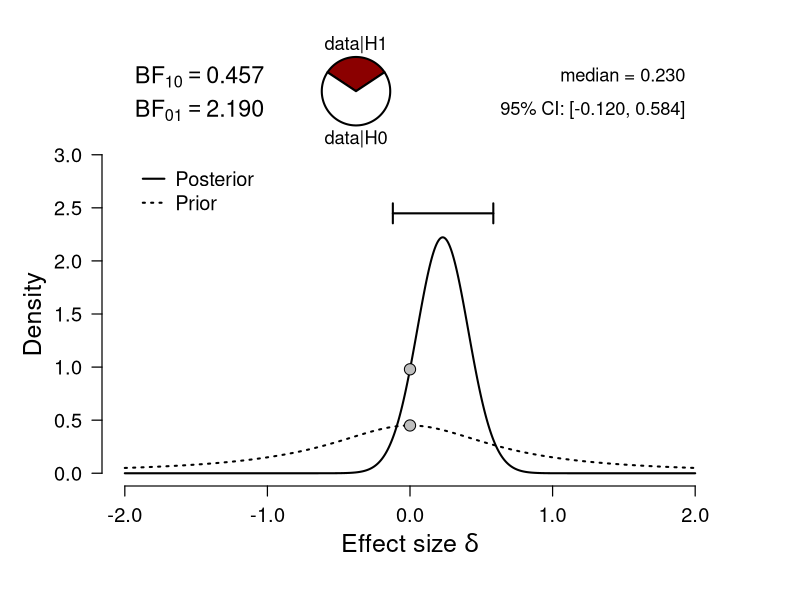

The R source for this figure:
library(plotrix)

.likelihoodShiftedT <- function(par, data) {
    
    -sum(log(dt((data - par[1])/par[2], par[3])/par[2]))
    
}

.dposteriorShiftedT <- function(x, parameters, oneSided) {
    
    # function that returns the posterior density
    
    if (oneSided == FALSE) {
        
        dt((x - parameters[1])/parameters[2], parameters[3])/parameters[2]
        
    } else if (oneSided == "right") {
        
        ifelse(x >= 0, (dt((x - parameters[1])/parameters[2], parameters[3])/parameters[2])/pt((0 - 
            parameters[1])/parameters[2], parameters[3], lower.tail = FALSE), 
            0)
        
    } else if (oneSided == "left") {
        
        ifelse(x <= 0, (dt((x - parameters[1])/parameters[2], parameters[3])/parameters[2])/pt((0 - 
            parameters[1])/parameters[2], parameters[3], lower.tail = TRUE), 
            0)
        
    }
    
}

.dprior <- function(x, r, oneSided = oneSided) {
    
    # function that returns the prior density
    
    if (oneSided == "right") {
        
        y <- ifelse(x < 0, 0, 2/(pi * r * (1 + (x/r)^2)))
        return(y)
    }
    
    if (oneSided == "left") {
        
        y <- ifelse(x > 0, 0, 2/(pi * r * (1 + (x/r)^2)))
        return(y)
    } else {
        
        return(1/(pi * r * (1 + (x/r)^2)))
    }
}

.plotPosterior.ttest <- function(x = NULL, y = NULL, paired = FALSE, oneSided = FALSE, 
    BF, BFH1H0 = TRUE, iterations = 10000, rscale = "medium", lwd = 2, 
    cexPoints = 1.5, cexAxis = 1.2, cexYlab = 1.5, cexXlab = 1.5, cexTextBF = 1.4, 
    cexCI = 1.1, cexLegend = 1.2, lwdAxis = 1.2, addInformation = TRUE, 
    dontPlotData = FALSE) {
    
    if (addInformation) {
        
        par(mar = c(5.6, 5, 7, 4) + 0.1, las = 1)
        
    } else {
        
        par(mar = c(5.6, 5, 4, 4) + 0.1, las = 1)
    }
    
    if (dontPlotData) {
        
        plot(1, type = "n", xlim = 0:1, ylim = 0:1, bty = "n", axes = FALSE, 
            xlab = "", ylab = "")
        
        axis(1, at = 0:1, labels = FALSE, cex.axis = cexAxis, lwd = lwdAxis, 
            xlab = "")
        axis(2, at = 0:1, labels = FALSE, cex.axis = cexAxis, lwd = lwdAxis, 
            ylab = "")
        
        mtext(text = "Density", side = 2, las = 0, cex = cexYlab, line = 3.25)
        mtext(expression(paste("Effect size", ~delta)), side = 1, cex = cexXlab, 
            line = 2.5)
        
        return()
    }
    
    if (rscale == "medium") {
        r <- sqrt(2)/2
    }
    if (rscale == "wide") {
        r <- 1
    }
    if (rscale == "ultrawide") {
        r <- sqrt(2)
    }
    if (mode(rscale) == "numeric") {
        r <- rscale
    }
    
    if (oneSided == FALSE) {
        nullInterval <- NULL
    }
    if (oneSided == "right") {
        nullInterval <- c(0, Inf)
    }
    if (oneSided == "left") {
        nullInterval <- c(-Inf, 0)
    }
    
    # sample from delta posterior
    samples <- BayesFactor::ttestBF(x = x, y = y, paired = paired, posterior = TRUE, 
        iterations = iterations, rscale = r)
    
    delta <- samples[, "delta"]
    
    # fit shifted t distribution
    if (is.null(y)) {
        
        deltaHat <- mean(x)/sd(x)
        N <- length(x)
        df <- N - 1
        sigmaStart <- 1/N
        
    } else if (paired) {
        
        deltaHat <- mean(x - y)/sd(x - y)
        N <- length(x)
        df <- N - 1
        sigmaStart <- 1/N
        
    } else if (!is.null(y) && !paired) {
        
        N1 <- length(x)
        N2 <- length(y)
        sdPooled <- sqrt(((N1 - 1) * var(x) + (N2 - 1) * var(y))/(N1 + 
            N2))
        deltaHat <- (mean(x) - mean(y))/sdPooled
        df <- N1 + N2 - 2
        sigmaStart <- sqrt(N1 * N2/(N1 + N2))
    }
    
    if (sigmaStart < 0.01) 
        sigmaStart <- 0.01
    
    parameters <- try(silent = TRUE, expr = optim(par = c(deltaHat, sigmaStart, 
        df), fn = .likelihoodShiftedT, data = delta, method = "BFGS")$par)
    
    if (class(parameters) == "try-error") {
        
        parameters <- try(silent = TRUE, expr = optim(par = c(deltaHat, 
            sigmaStart, df), fn = .likelihoodShiftedT, data = delta, method = "Nelder-Mead")$par)
    }
    
    if (BFH1H0) {
        
        BF10 <- BF
        BF01 <- 1/BF10
        
    } else {
        
        BF01 <- BF
        BF10 <- 1/BF01
    }
    
    
    # set limits plot
    xlim <- vector("numeric", 2)
    
    if (oneSided == FALSE) {
        
        xlim[1] <- min(-2, quantile(delta, probs = 0.01)[[1]])
        xlim[2] <- max(2, quantile(delta, probs = 0.99)[[1]])
        
        if (length(x) < 10) {
            
            if (addInformation) {
                
                stretch <- 1.52
            } else {
                
                stretch <- 1.4
            }
            
        } else {
            
            stretch <- 1.2
        }
        
    }
    
    if (oneSided == "right") {
        
        # if (length(delta[delta >= 0]) < 10) return('Plotting is not
        # possible: To few posterior samples in tested interval')
        
        xlim[1] <- min(-2, quantile(delta[delta >= 0], probs = 0.01)[[1]])
        xlim[2] <- max(2, quantile(delta[delta >= 0], probs = 0.99)[[1]])
        
        if (any(is.na(xlim))) {
            
            xlim[1] <- min(-2, .qShiftedT(0.01, parameters, oneSided = "right"))
            xlim[2] <- max(2, .qShiftedT(0.99, parameters, oneSided = "right"))
            
        }
        
        stretch <- 1.32
    }
    
    if (oneSided == "left") {
        
        # if (length(delta[delta <= 0]) < 10) return('Plotting is not
        # possible: To few posterior samples in tested interval')
        
        xlim[1] <- min(-2, quantile(delta[delta <= 0], probs = 0.01)[[1]])
        xlim[2] <- max(2, quantile(delta[delta <= 0], probs = 0.99)[[1]])
        
        if (any(is.na(xlim))) {
            
            xlim[1] <- min(-2, .qShiftedT(0.01, parameters, oneSided = "left"))
            xlim[2] <- max(2, .qShiftedT(0.99, parameters, oneSided = "left"))
            
        }
        
        stretch <- 1.32
    }
    
    xticks <- pretty(xlim)
    
    ylim <- vector("numeric", 2)
    
    ylim[1] <- 0
    dmax <- optimize(function(x) .dposteriorShiftedT(x, parameters = parameters, 
        oneSided = oneSided), interval = range(xticks), maximum = TRUE)$objective
    ylim[2] <- max(stretch * .dprior(0, r, oneSided = oneSided), stretch * 
        dmax)  # get maximum density
    
    # calculate position of 'nice' tick marks and create labels
    yticks <- pretty(ylim)
    xlabels <- formatC(xticks, 1, format = "f")
    ylabels <- formatC(yticks, 1, format = "f")
    
    # compute 95% credible interval & median:
    if (oneSided == FALSE) {
        
        CIlow <- quantile(delta, probs = 0.025)[[1]]
        CIhigh <- quantile(delta, probs = 0.975)[[1]]
        medianPosterior <- median(delta)
        
        if (any(is.na(c(CIlow, CIhigh, medianPosterior)))) {
            
            CIlow <- .qShiftedT(0.025, parameters, oneSided = FALSE)
            CIhigh <- .qShiftedT(0.975, parameters, oneSided = FALSE)
            medianPosterior <- .qShiftedT(0.5, parameters, oneSided = FALSE)
        }
    }
    
    if (oneSided == "right") {
        
        CIlow <- quantile(delta[delta >= 0], probs = 0.025)[[1]]
        CIhigh <- quantile(delta[delta >= 0], probs = 0.975)[[1]]
        medianPosterior <- median(delta[delta >= 0])
        
        if (any(is.na(c(CIlow, CIhigh, medianPosterior)))) {
            
            CIlow <- .qShiftedT(0.025, parameters, oneSided = "right")
            CIhigh <- .qShiftedT(0.975, parameters, oneSided = "right")
            medianPosterior <- .qShiftedT(0.5, parameters, oneSided = "right")
        }
    }
    
    if (oneSided == "left") {
        
        CIlow <- quantile(delta[delta <= 0], probs = 0.025)[[1]]
        CIhigh <- quantile(delta[delta <= 0], probs = 0.975)[[1]]
        medianPosterior <- median(delta[delta <= 0])
        
        if (any(is.na(c(CIlow, CIhigh, medianPosterior)))) {
            
            CIlow <- .qShiftedT(0.025, parameters, oneSided = "left")
            CIhigh <- .qShiftedT(0.975, parameters, oneSided = "left")
            medianPosterior <- .qShiftedT(0.5, parameters, oneSided = "left")
        }
        
    }
    
    posteriorLine <- .dposteriorShiftedT(x = seq(min(xticks), max(xticks), 
        length.out = 1000), parameters = parameters, oneSided = oneSided)
    
    xlim <- c(min(CIlow, range(xticks)[1]), max(range(xticks)[2], CIhigh))
    
    plot(1, 1, xlim = xlim, ylim = range(yticks), ylab = "", xlab = "", 
        type = "n", axes = FALSE)
    
    lines(seq(min(xticks), max(xticks), length.out = 1000), posteriorLine, 
        lwd = lwd)
    lines(seq(min(xticks), max(xticks), length.out = 1000), .dprior(seq(min(xticks), 
        max(xticks), length.out = 1000), r = r, oneSided = oneSided), 
        lwd = lwd, lty = 3)
    
    axis(1, at = xticks, labels = xlabels, cex.axis = cexAxis, lwd = lwdAxis)
    axis(2, at = yticks, labels = ylabels, , cex.axis = cexAxis, lwd = lwdAxis)
    
    
    if (nchar(ylabels[length(ylabels)]) > 4) {
        
        mtext(text = "Density", side = 2, las = 0, cex = cexYlab, line = 4)
        
    } else if (nchar(ylabels[length(ylabels)]) == 4) {
        
        mtext(text = "Density", side = 2, las = 0, cex = cexYlab, line = 3.25)
        
    } else if (nchar(ylabels[length(ylabels)]) < 4) {
        
        mtext(text = "Density", side = 2, las = 0, cex = cexYlab, line = 2.85)
        
    }
    
    mtext(expression(paste("Effect size", ~delta)), side = 1, cex = cexXlab, 
        line = 2.5)
    
    points(0, .dprior(0, r, oneSided = oneSided), col = "black", pch = 21, 
        bg = "grey", cex = cexPoints)
    
    if (oneSided == FALSE) {
        
        heightPosteriorAtZero <- .dposteriorShiftedT(0, parameters = parameters, 
            oneSided = oneSided)
        
    } else if (oneSided == "right") {
        
        posteriorLineLargerZero <- posteriorLine[posteriorLine > 0]
        heightPosteriorAtZero <- posteriorLineLargerZero[1]
        
    } else if (oneSided == "left") {
        
        posteriorLineLargerZero <- posteriorLine[posteriorLine > 0]
        heightPosteriorAtZero <- posteriorLineLargerZero[length(posteriorLineLargerZero)]
    }
    
    points(0, heightPosteriorAtZero, col = "black", pch = 21, bg = "grey", 
        cex = cexPoints)
    
    ### 95% credible interval
    
    # enable plotting in margin
    par(xpd = TRUE)
    
    yCI <- grconvertY(dmax, "user", "ndc") + 0.04
    yCI <- grconvertY(yCI, "ndc", "user")
    
    arrows(CIlow, yCI, CIhigh, yCI, angle = 90, code = 3, length = 0.1, 
        lwd = lwd)
    
    medianText <- formatC(medianPosterior, digits = 3, format = "f")
    
    if (addInformation) {
        
        # display BF10 value
        offsetTopPart <- 0.06
        
        yy <- grconvertY(0.75 + offsetTopPart, "ndc", "user")
        yy2 <- grconvertY(0.806 + offsetTopPart, "ndc", "user")
        
        xx <- min(xticks)
        
        if (BF10 >= 1000000 | BF01 >= 1000000) {
            
            BF10t <- formatC(BF10, 3, format = "e")
            BF01t <- formatC(BF01, 3, format = "e")
        }
        
        if (BF10 < 1000000 & BF01 < 1000000) {
            
            BF10t <- formatC(BF10, 3, format = "f")
            BF01t <- formatC(BF01, 3, format = "f")
        }
        
        if (oneSided == FALSE) {
            
            text(xx, yy2, bquote(BF[10] == .(BF10t)), cex = cexTextBF, 
                pos = 4)
            text(xx, yy, bquote(BF[0][1] == .(BF01t)), cex = cexTextBF, 
                pos = 4)
        }
        
        if (oneSided == "right") {
            
            text(xx, yy2, bquote(BF["+"][0] == .(BF10t)), cex = cexTextBF, 
                pos = 4)
            text(xx, yy, bquote(BF[0]["+"] == .(BF01t)), cex = cexTextBF, 
                pos = 4)
        }
        
        if (oneSided == "left") {
            
            text(xx, yy2, bquote(BF["-"][0] == .(BF10t)), cex = cexTextBF, 
                pos = 4)
            text(xx, yy, bquote(BF[0]["-"] == .(BF01t)), cex = cexTextBF, 
                pos = 4)
        }
        
        yy <- grconvertY(0.756 + offsetTopPart, "ndc", "user")
        yy2 <- grconvertY(0.812 + offsetTopPart, "ndc", "user")
        
        CIText <- paste("95% CI: [", bquote(.(formatC(CIlow, 3, format = "f"))), 
            ", ", bquote(.(formatC(CIhigh, 3, format = "f"))), "]", sep = "")
        medianLegendText <- paste("median =", medianText)
        
        text(max(xticks), yy2, medianLegendText, cex = 1.1, pos = 2)
        text(max(xticks), yy, CIText, cex = 1.1, pos = 2)
        
        # probability wheel
        if (max(nchar(BF10t), nchar(BF01t)) <= 4) {
            xx <- grconvertX(0.44, "ndc", "user")
        }
        
        if (max(nchar(BF10t), nchar(BF01t)) == 5) {
            xx <- grconvertX(0.44 + 0.001 * 5, "ndc", "user")
        }
        
        if (max(nchar(BF10t), nchar(BF01t)) == 6) {
            xx <- grconvertX(0.44 + 0.001 * 6, "ndc", "user")
        }
        
        if (max(nchar(BF10t), nchar(BF01t)) == 7) {
            xx <- grconvertX(0.44 + 0.002 * max(nchar(BF10t), nchar(BF01t)), 
                "ndc", "user")
        }
        
        if (max(nchar(BF10t), nchar(BF01t)) == 8) {
            xx <- grconvertX(0.44 + 0.003 * max(nchar(BF10t), nchar(BF01t)), 
                "ndc", "user")
        }
        
        if (max(nchar(BF10t), nchar(BF01t)) > 8) {
            xx <- grconvertX(0.44 + 0.005 * max(nchar(BF10t), nchar(BF01t)), 
                "ndc", "user")
        }
        
        yy <- grconvertY(0.788 + offsetTopPart, "ndc", "user")
        
        # make sure that colored area is centered
        radius <- 0.06 * diff(range(xticks))
        A <- radius^2 * pi
        alpha <- 2/(BF01 + 1) * A/radius^2
        startpos <- pi/2 - alpha/2
        
        # draw probability wheel
        plotrix::floating.pie(xx, yy, c(BF10, 1), radius = radius, col = c("darkred", 
            "white"), lwd = 2, startpos = startpos)
        
        yy <- grconvertY(0.865 + offsetTopPart, "ndc", "user")
        yy2 <- grconvertY(0.708 + offsetTopPart, "ndc", "user")
        
        if (oneSided == FALSE) {
            
            text(xx, yy, "data|H1", cex = cexCI)
            text(xx, yy2, "data|H0", cex = cexCI)
        }
        
        if (oneSided == "right") {
            
            text(xx, yy, "data|H+", cex = cexCI)
            text(xx, yy2, "data|H0", cex = cexCI)
        }
        
        if (oneSided == "left") {
            
            text(xx, yy, "data|H-", cex = cexCI)
            text(xx, yy2, "data|H0", cex = cexCI)
        }
        
        # add legend
        CIText <- paste("95% CI: [", bquote(.(formatC(CIlow, 3, format = "f"))), 
            " ; ", bquote(.(formatC(CIhigh, 3, format = "f"))), "]", sep = "")
        
        medianLegendText <- paste("median =", medianText)
    }
    
    mostPosterior <- mean(delta > mean(range(xticks)))
    
    if (mostPosterior >= 0.5) {
        
        legendPosition <- min(xticks)
        legend(legendPosition, max(yticks), legend = c("Posterior", "Prior"), 
            lty = c(1, 3), bty = "n", lwd = c(lwd, lwd), cex = cexLegend, 
            xjust = 0, yjust = 1, x.intersp = 0.6, seg.len = 1.2)
    } else {
        
        legendPosition <- max(xticks)
        legend(legendPosition, max(yticks), legend = c("Posterior", "Prior"), 
            lty = c(1, 3), bty = "n", lwd = c(lwd, lwd), cex = cexLegend, 
            xjust = 1, yjust = 1, x.intersp = 0.6, seg.len = 1.2)
    }
}

### generate data ###

set.seed(1)
x <- rnorm(30, 0.15)

### calculate Bayes factor ###

library(BayesFactor)
BF <- extractBF(ttestBF(x, rscale = "medium"), onlybf = TRUE)

### plot ###

.plotPosterior.ttest(x = x, rscale = "medium", BF = BF)
